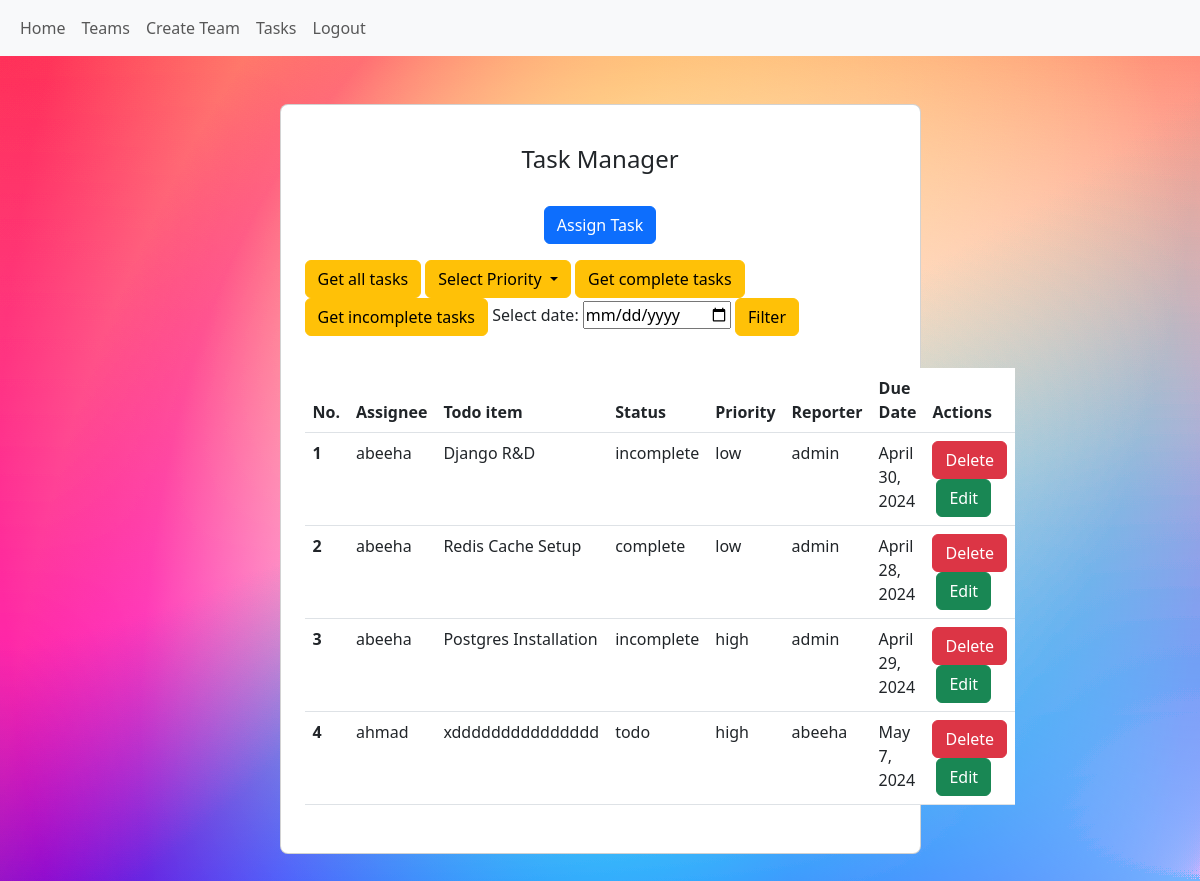
Page /tasks/all/ (signed in) on the committed database.
### tasks/models.py (models this page shows, shortened)
class Task(models.Model):
    STATUS_CHOICES = (
        ('incomplete', 'Incomplete'),
        ('complete', 'Done'),
        ('in_progress', 'In Progress'),
        ('to_do', 'To Do'),
    )
    PRIORITY_CHOICES = (
        ('low', 'Low'),
        ('medium', 'Medium'),
        ('high', 'High')
    )
    title = models.CharField(max_length=100)
    description = models.TextField()
    created_at = models.DateField(auto_now_add=True)
    due_date = models.DateField()
    assigned_by = models.ForeignKey(User, on_delete=models.CASCADE, related_name='assigned_tasks')
    status = models.CharField(max_length=20, choices=STATUS_CHOICES, default='incomplete')
    priority = models.CharField(max_length=20, choices=PRIORITY_CHOICES, default='low')
    progress = models.CharField(max_length=250, null=True, blank=True)
    assigned_to_user = models.ForeignKey(User, on_delete=models.CASCADE, blank=True, null=True)

### tasks/views.py (the view)
# urls.py: path('tasks/<str:status>/', TaskListView.as_view(), name='task_list'),
class TaskListView(LoginRequiredMixin, ListView):
    model = Task
    template_name = 'task_list.html'
    context_object_name = 'tasks'
    def get_queryset(self):
        status = self.kwargs.get('status')
        priority = self.kwargs.get('priority')
        if status == 'all':
            tasks = Task.objects.filter(Q(assigned_to_user=self.request.user) | Q(assigned_by=self.request.user))
            return tasks
        elif status == 'priority' and priority in ['high', 'medium', 'low']:
            return Task.objects.filter(
                Q(priority=priority) &
                (Q(assigned_by=self.request.user) | Q(assigned_to_user=self.request.user))
            )
        elif status == 'complete':
            return Task.objects.filter(
                Q(status='complete') &
                (Q(assigned_by=self.request.user) | Q(assigned_to_user=self.request.user))
            )
        elif status == 'incomplete':
            return Task.objects.filter(
                Q(status__in=['incomplete', 'to_do', 'in_progress']) &
                (Q(assigned_by=self.request.user) | Q(assigned_to_user=self.request.user))
            )
        elif status == 'date':
            date_str = self.request.GET.get('date')
            date = datetime.strptime(date_str, '%Y-%m-%d').date()
            return Task.objects.filter(
                assigned_to_user=self.request.user, due_date=date
            )
        else:
            return Task.objects.none()
    def get_context_data(self, **kwargs):
        context = super().get_context_data(**kwargs)
        context['status'] = self.kwargs.get('status')
        return context

### templates/task_list.html (shortened to what this page needs)
{% extends 'base.html' %}
{% load static %}
{% block content %}
<section class="gradient-custom">
    <div class="container py-5 h-100">
      <div class="row d-flex justify-content-center align-items-center h-100">
        <div class="col col-lg-9 col-xl-7">
          <div class="card rounded-3">
            <div class="card-body p-4">
              <h4 class="text-center my-3 pb-3">Task Manager</h4>
              <form class="row row-cols-lg-auto g-3 justify-content-center align-items-center mb-4 pb-2">
                <div class="col-12">
                  <a type="submit" href="{% url 'assign_task' %}" class="btn btn-primary">Assign Task</a>
                </div>
                <div class="col-12">
                  <a href="{% url 'task_list' status='all' %}" class="btn btn-warning">Get all tasks</a>
                  <div class="dropdown d-inline-block">
                    <button class="btn btn-warning dropdown-toggle" type="button" id="dropdownPriority" data-bs-toggle="dropdown" aria-expanded="false">
                        Select Priority
                    </button>
                </div>
                  <a href="{% url 'task_list' status='complete' %}" class="btn btn-warning">Get complete tasks</a>
                  <a href="{% url 'task_list' status='incomplete' %}" class="btn btn-warning">Get incomplete tasks</a>
                  <form method="get" action="{% url 'task_list_date' %}">
                    <label for="date">Select date:</label>
                    <input type="date" id="date" name="date">
                    <button type="submit" class="btn btn-warning">Filter</button>
                </form>
                </form>
                </div>
              <table class="table mb-4">
                <thead>
                  <tr>
                    <th scope="col">No.</th>
                    <th scope="col">Assignee</th>
                    <th scope="col">Todo item</th>
                    <th scope="col">Status</th>
                    <th scope="col">Priority</th>
                    <th scope="col">Reporter</th>
                    <th scope="col">Due Date</th>
                    <th scope="col">Actions</th>
                  </tr>
                </thead>
                <tbody>
                  {% for task in tasks %}
                  <tr>
                      <th scope="row">{{ forloop.counter }}</th>
                      <td>{{ task.assigned_to_user.username }}</td>
                      <td>{{ task.title }}</td>
                      <td>{{ task.status }}</td>
                      <td>{{ task.priority }}</td>
                      <td>{{ task.assigned_by.username }}</td>
                      <td>{{ task.due_date }}</td>
                      <td>
                          <form method="POST" action="{% url 'delete_task' pk=task.pk %}">
                              <button type="submit" class="btn btn-danger">Delete</button>
                          </form>
                          <a href="{% url 'update_task' pk=task.pk %}" class="btn btn-success ms-1">Edit</a>
                      </td>
                  </tr>
                  {% endfor %}
                </tbody>
              </table>
            </div>
          </div>
        </div>
      </div>
  </section>
{% endblock content %}

### static/css/style.css (style rules this page uses)
.gradient-custom { background: radial-gradient(50% 123.47% at 50% 50%, #00ff94 0%, #720059 100%), linear-gradient(121.28deg, #669600 0%, #ff0000 100%), linear-gradient(360deg, #0029ff 0%, #8fff00 100%), radial-gradient(100% 164.72% at 100% 100%, #6100ff 0%, #00ff57 100%), radial-gradient(100% 148.07% at 0% 0%, #fff500 0%, #51d500 100%); background-blend-mode: screen, color-dodge, overlay, difference, normal; }

### rows in the picture
Task: assigned_to_user.username "abeeha", title "Django R&D", status "incomplete", priority "low", assigned_by.username "admin", due_date "April 30, 2024"
Task: assigned_to_user.username "abeeha", title "Redis Cache Setup", status "complete", priority "low", assigned_by.username "admin", due_date "April 28, 2024"
Task: assigned_to_user.username "abeeha", title "Postgres Installation", status "incomplete", priority "high", assigned_by.username "admin", due_date "April 29, 2024"
Task: assigned_to_user.username "ahmad", title "xddddddddddddddd", status "todo", priority "high", assigned_by.username "abeeha", due_date "May 7, 2024"
